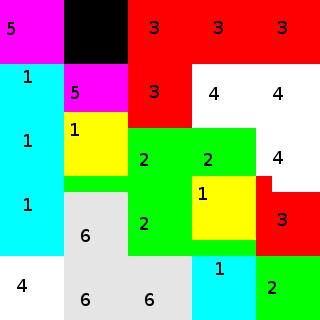

The image is a tile-based game level rendered from a .tmx file. Its description and complete source (layers, tilesets, objects, tile grids) follow:
An orthogonal 5x5 tile map with 64x64 px tiles, 1 tile layer (Kachelebene 1), 2 tilesets.

<map version="1.0" orientation="orthogonal" renderorder="left-down" width="5" height="5" tilewidth="64" tileheight="64" nextobjectid="1">
 <tileset firstgid="1" name="tiles2" tilewidth="64" tileheight="64" spacing="4" margin="2" tilecount="6" columns="3">
  <image source="tiles2.png" width="204" height="136" />
 </tileset>
 <tileset firstgid="7" name="tiles" tilewidth="80" tileheight="80" tilecount="1" columns="1">
  <image source="tiles.png" width="128" height="128" />
 </tileset>
 <layer name="Kachelebene 1" width="5" height="5">
  <data encoding="csv">
5,0,2,2,2,
1,5,2,3,3,
1,7,4,4,3,
1,6,4,7,2,
3,6,6,1,4
</data>
 </layer>
</map>
